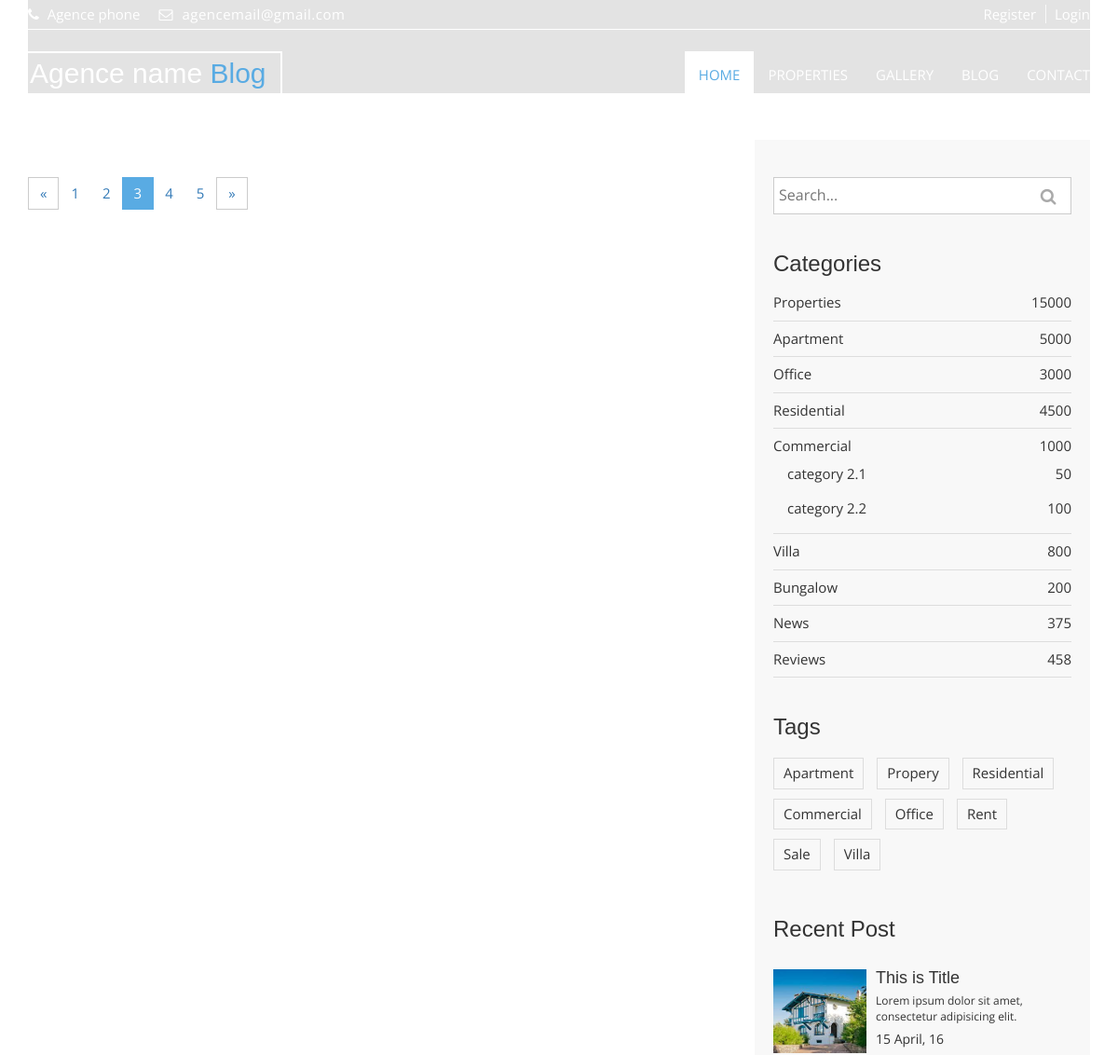
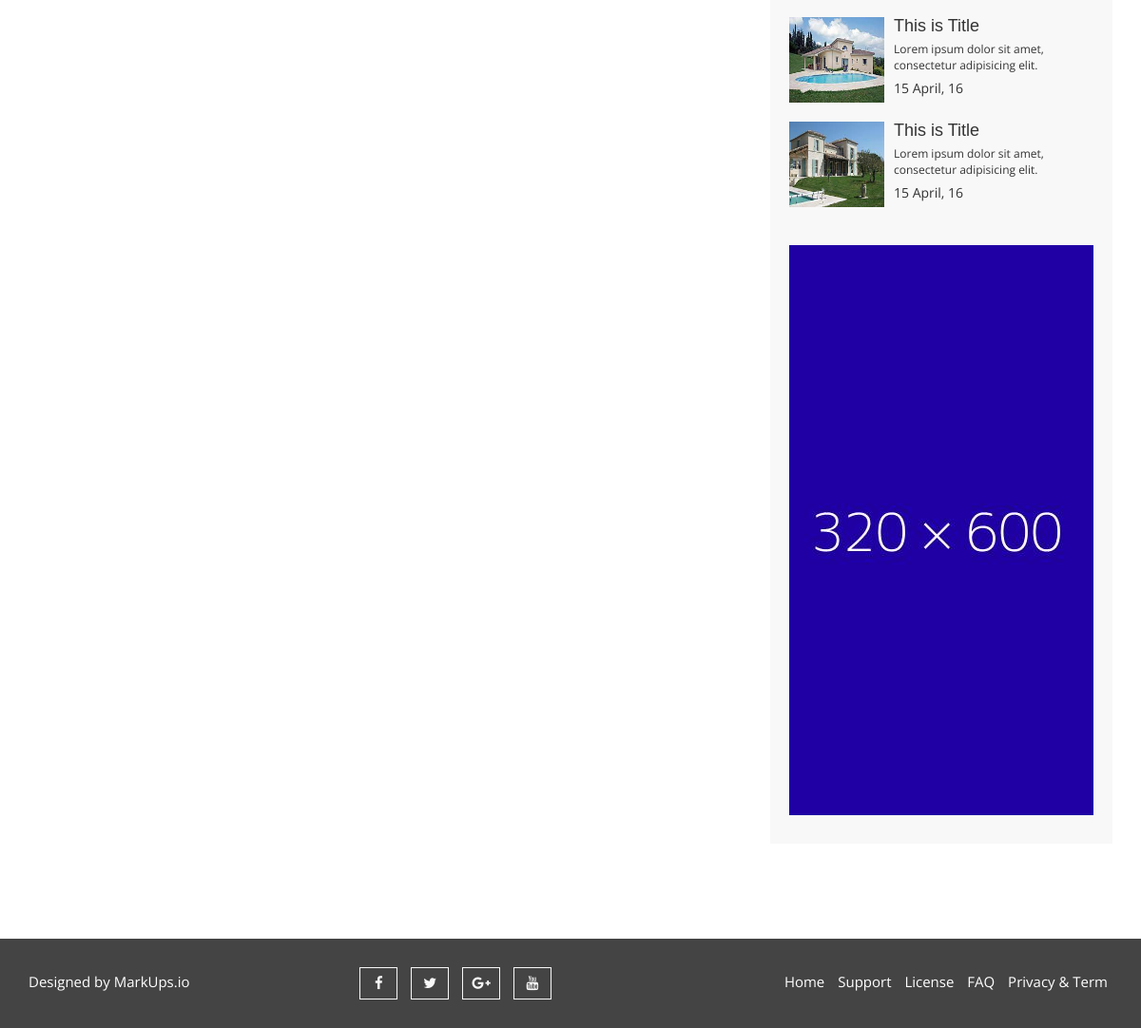
Page /blog on the committed database (2 pictures, top to bottom).
### agence/models.py (models this page shows, shortened)
class Agence(models.Model):
    name    = models.CharField('Agence name', max_length=255, blank=True, null=False, default="Agence name")
    address = models.CharField(max_length=255, blank=True, null=True, default="Agence address")
    phone  = models.CharField('Contact Phone',max_length=255, blank=True, null=True, default="Agence phone")
    email  = models.EmailField('Email Address', max_length=255, default="agencemail@gmail.com")
    logo = models.ImageField(upload_to='agence', default='logo.jpg', blank=True, verbose_name=_('logo'))
    image = models.ImageField(blank=True, default='agence image', upload_to="agence")
    about_us = models.TextField(null=True, blank=True, default="About Us")
    def __str__(self):
        return self.name
    class Meta:
        verbose_name_plural= 'Agences'

### agence/views.py (the view)
# urls.py: path('blog',BlogListView.as_view(), name="blog"),
class BlogListView(ListView):
    model = Blog
    template_name = 'blog.html'
    paginate_by = 4
    def get_context_data(self, **kwargs):
        context = super().get_context_data(**kwargs)
        context["agence"] = Agence.objects.get(pk=1)
        context["page_title"] = 'Blog'
        context["properties"] = Property.objects.all()
        context["blogs"] = Blog.objects.filter(is_shown=True)
        return context  # {% for property in object_list %}

### templates/blog.html (shortened to what this page needs)
{% extends "base.html" %}
{% load static %}
{% block content %}
  <section id="aa-blog">
    <div class="container">
      <div class="row">
        <div class="col-md-12">
          <div class="aa-blog-area">
            <div class="row">
              <div class="col-md-8">
                <div class="aa-blog-content">
                  <div class="row">
                    <div class="col-md-12">
                      <div class="aa-properties-content-bottom">
                        <nav>
                          <ul class="pagination">
                            <li>
                              <a aria-label="Previous" href="#">
                                <span aria-hidden="true">«</span>
                              </a>
                            </li>
                            <li><a href="#">1</a></li>
                            <li><a href="#">2</a></li>
                            <li class="active"><a href="#">3</a></li>
                            <li><a href="#">4</a></li>
                            <li><a href="#">5</a></li>
                            <li>
                              <a aria-label="Next" href="#">
                                <span aria-hidden="true">»</span>
                              </a>
                            </li>
                          </ul>
                        </nav>
                      </div>
                    </div>
                  </div>
                </div>
              </div>
              <div class="col-md-4">
                <aside class="aa-blog-sidebar">
                  <div class="aa-blog-sidebar-single">
                    <form action="">
                      <div class="aa-blog-search">
                        <input class="aa-search-text" type="text" placeholder="Search...">
                        <button class="aa-search-submit" type="submit">
                          <i class="fa fa-search"></i>
                        </button>
                      </div>
                    </form>
                  </div>
                  <div class="aa-blog-sidebar-single">
                    <h3>Categories</h3>
                    <ul class="aa-blog-catg">
                      <li>Properties <span>15000</span></li>
                      <li>Apartment <span>5000</span></li>
                      <li>Office  <span>3000</span></li>
                      <li>Residential <span>4500</span></li>
                      <li>Commercial <span>1000</span>
                          <ul>
                            <li>category 2.1 <span>50</span></li>
                            <li>category 2.2 <span>100</span></li>
                          </ul>
                      </li>
                      <li>Villa <span>800</span></li>
                      <li>Bungalow  <span>200</span></li>
                      <li>News <span>375</span></li>
                      <li>Reviews <span>458</span></li>
                    </ul>
                  </div>
                  <div class="aa-blog-sidebar-single">
                    <h3>Tags</h3>
                    <div class="tag-cloud">
                      <a href="#">Apartment</a>
                      <a href="#">Propery</a>
                      <a href="#">Residential</a>
                      <a href="#">Commercial</a>
                      <a href="#">Office</a>
                      <a href="#">Rent</a>
                      <a href="#">Sale</a>
                      <a href="#">Villa</a>
                    </div>
                  </div>
                  <div class="aa-blog-sidebar-single">
                    <h3>Recent Post</h3>
                    <div class="aa-blog-recent-post">
                      <div class="media">
                        <div class="media-left">
                          <a href="#">
                            <img class="media-object" alt="img" src="{% static 'img/item/maison1.jpg' %}">
                          </a>
                        </div>
                        <div class="media-body">
                          <h4 class="media-heading"><a href="#">This is Title</a></h4>
                          <p>Lorem ipsum dolor sit amet, consectetur adipisicing elit.</p>
                          <span>15 April, 16</span>
                        </div>
                      </div>
                      <div class="media">
                        <div class="media-left">
                          <a href="#">
                            <img class="media-object" alt="img" src="{% static 'img/item/maison2.jpg' %}" >
                          </a>
                        </div>
                        <div class="media-body">
                          <h4 class="media-heading"><a href="#">This is Title</a></h4>
                          <p>Lorem ipsum dolor sit amet, consectetur adipisicing elit.</p>
                          <span>15 April, 16</span>
                        </div>
                      </div>
                      <div class="media">
                        <div class="media-left">
                          <a href="#">
                            <img class="media-object" alt="img" src="{% static 'img/item/maison3.jpg' %}">
                          </a>
                        </div>
                        <div class="media-body">
                          <h4 class="media-heading"><a href="#">This is Title</a></h4>
                          <p>Lorem ipsum dolor sit amet, consectetur adipisicing elit.</p>
                          <span>15 April, 16</span>
                        </div>
                      </div>
                    </div>
                  </div>
                  <div class="aa-blog-sidebar-single">
                    <div class="aa-banner-ads">
                      <a href="#">
                        <img src="{% static 'img/banner-ads.jpg' %}" alt="banner img">
                      </a>
                    </div>
                  </div>
                </aside>
              </div>
            </div>
          </div>
        </div>
      </div>
    </div>
  </section>
{% endblock content %}

### templates/base.html (shortened to what this page needs)
<!DOCTYPE html>
{% load static %}
<html lang="en">
  <head>
    <link rel="stylesheet" href="{% static 'css/font-awesome.css' %}">
    <link rel="stylesheet" href="{% static 'css/bootstrap.css' %}">
    <link rel="stylesheet" type="text/css" href="{% static 'css/slick.css' %}">
    <link rel="stylesheet" type="text/css" href="{% static 'css/nouislider.css' %}">
    <link rel="stylesheet" href="{% static 'css/jquery.fancybox.css' %}" type="text/css" media="screen" />
    <link id="switcher" href="{% static 'css/theme-color/default-theme.css' %}" rel="stylesheet">
    <link href="{% static 'css/style.css' %}" rel="stylesheet">
  </head>
  <body class="aa-price-range">
  <header id="aa-header">
    <div class="container">
      <div class="row">
        <div class="col-md-12">
          <div class="aa-header-area">
            <div class="row">
              <div class="col-md-6 col-sm-6 col-xs-6">
                <div class="aa-header-left">
                  <div class="aa-telephone-no">
                    <span class="fa fa-phone"></span>
                    {{agence.phone}}
                  </div>
                  <div class="aa-email hidden-xs">
                    <span class="fa fa-envelope-o"></span> {{agence.email}}
                  </div>
                </div>
              </div>
              <div class="col-md-6 col-sm-6 col-xs-6">
                <div class="aa-header-right">
                  <a href="{% url 'agence:register' %}" class="aa-register">Register</a>
                  <a href="{% url 'agence:signin' %}" class="aa-login">Login</a>
                </div>
              </div>
            </div>
          </div>
        </div>
      </div>
    </div>
  </header>
  <section id="aa-menu-area">
    <nav class="navbar navbar-default main-navbar" role="navigation">
      <div class="container">
        <div class="navbar-header">
           <a class="navbar-brand aa-logo" href="{% url 'agence:home' %}"> {{agence}} <span>{{page_title}}</span></a>
        </div>
        <div id="navbar" class="navbar-collapse collapse">
          <ul id="top-menu" class="nav navbar-nav navbar-right aa-main-nav">
            <li class="active"><a href="{% url 'agence:home' %}">HOME</a></li>
            <li><a href="{% url 'agence:property-list' %}">PROPERTIES</a></li>
            <li><a href="{% url 'agence:gallery' %}">GALLERY</a></li>
            <li><a href="{% url 'agence:blog' %}">BLOG</a></li>
            <li><a href="{% url 'agence:contact' %}">CONTACT</a></li>
          </ul>
        </div>
      </div>
    </nav>
  </section>
  <section id="aa-advance-search">
    <div class="container">
      <div class="aa-advance-search-area">
      </div>
    </div>
  </section>
{% block content %}
{% endblock content %}
  <footer id="aa-footer">
    <div class="container">
      <div class="row">
        <div class="col-md-12">
        <div class="aa-footer-area">
          <div class="row">
            <div class="col-md-3 col-sm-6 col-xs-12">
              <div class="aa-footer-left">
               <p>Designed by <a rel="nofollow" href="http://www.markups.io/">MarkUps.io</a></p>
              </div>
            </div>
            <div class="col-md-3 col-sm-6 col-xs-12">
              <div class="aa-footer-middle">
                <a href="#"><i class="fa fa-facebook"></i></a>
                <a href="#"><i class="fa fa-twitter"></i></a>
                <a href="#"><i class="fa fa-google-plus"></i></a>
                <a href="#"><i class="fa fa-youtube"></i></a>
              </div>
            </div>
            <div class="col-md-6 col-sm-12 col-xs-12">
              <div class="aa-footer-right">
                <a href="#">Home</a>
                <a href="#">Support</a>
                <a href="#">License</a>
                <a href="#">FAQ</a>
                <a href="#">Privacy & Term</a>
              </div>
            </div>
          </div>
        </div>
      </div>
      </div>
    </div>
  </footer>
  </body>
</html>

### static/css/theme-color/default-theme.css (style rules this page uses)
#aa-menu-area .main-navbar .navbar-header .aa-logo span { color: #59abe3; }
#aa-menu-area .main-navbar .navbar-nav .active a { color: #59abe3; }
.aa-properties-content-bottom .pagination .active a { background-color: #59abe3; }

### rows in the picture
Agence: phone "Agence phone", email "agencemail@gmail.com", name "Agence name"

### other values in the picture
{{ page_title }} "Blog"
